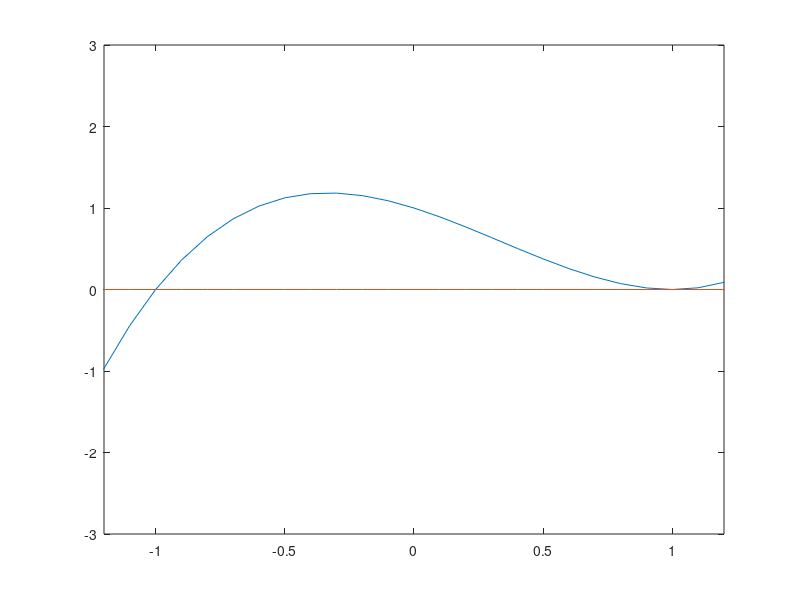

Source code (MATLAB):
x = -4:0.1:4;
y=x-1;
plot (x,y)
z=0*x;
plot(x,[x+z])
plot(x,[y+z])
plot(x,[y+z])
plot(x,[y;z])
y=x.^2-1;
plot(x,[y;z])
y=x.^3-x.^2-x+1;
plot(x,[y;z])
axis([-1.2,1.2,-3,3])
axis([-1.2,1.2,-3,3])
